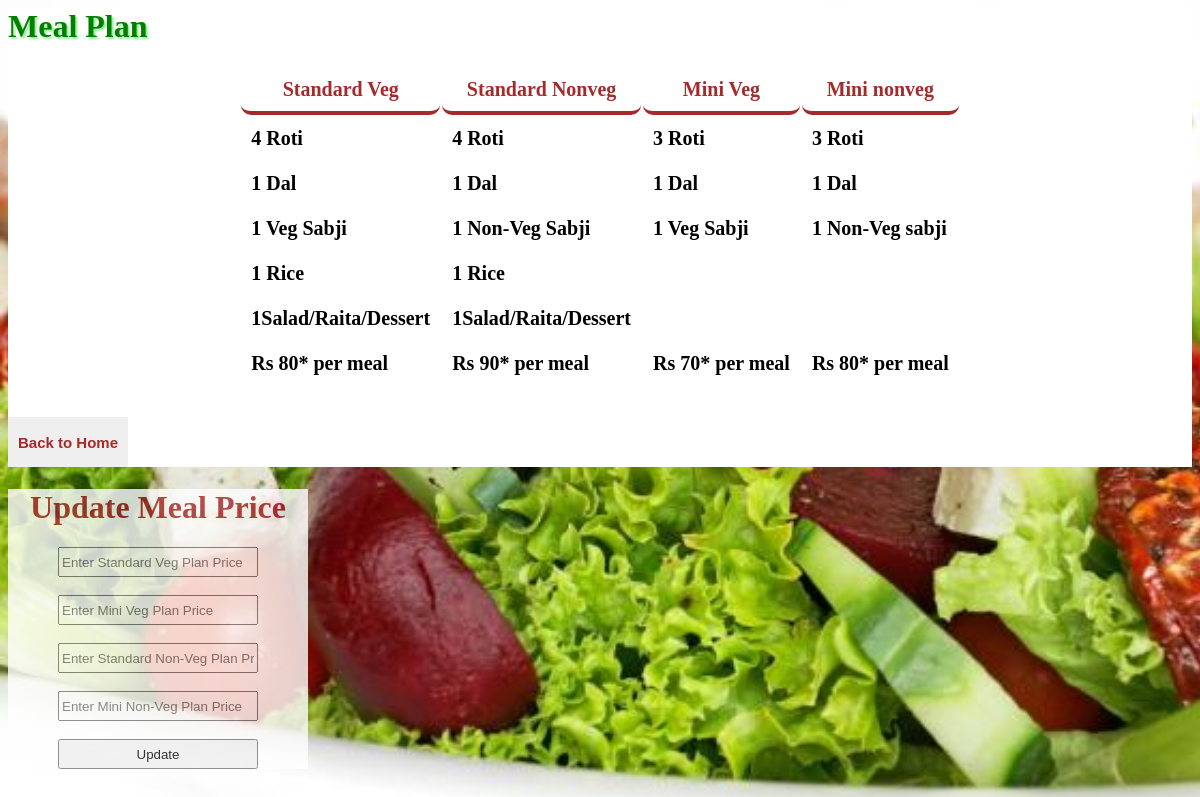
Page /adminZone/mealplan.php on the committed database.
### tables this page shows
CREATE TABLE IF NOT EXISTS `mealplan` (
  `id` int(10) DEFAULT NULL,
  `stndveg` varchar(20) DEFAULT NULL,
  `stndnonveg` varchar(20) DEFAULT NULL,
  `miniveg` varchar(20) DEFAULT NULL,
  `mininonveg` varchar(20) DEFAULT NULL
);

### adminZone/mealplan.php (the view, shortened to what this page needs)
<html>
    <head>
        <link href="../css/format.css" rel="stylesheet" type="text/css"/>
        <link rel="stylesheet" type="text/css" href="../css/update.css"/>
    </head>
    <body>
        <div class='feedback'>
        <h1>Meal Plan</h1>
        <table cellpadding='10'>
            <tr>
                <th>Standard Veg</th><th>Standard Nonveg</th><th>Mini Veg</th><th>Mini nonveg</th>
            </tr>
            <?php
            include_once'../processes/connection.php';
            $query="select * from mealplan";
            $result=mysqli_query($conn,$query);
            while($row=mysqli_fetch_array($result))
            {
            ?>
            <tr>
                <td><?php echo $row['stndveg'] ?></td><td><?php echo $row['stndnonveg'] ?></td><td><?php echo $row['miniveg'] ?></td><td><?php echo $row['mininonveg'] ?></td>
            </tr>
            <?php } ?>
        </table>
         <input type="button" value="Back to Home" style="width: 120px; height: 50px; margin-top: 30px; font-size: 15px; border: 0; cursor: pointer; color:brown; font-weight: bold;" onclick="location.href='adminhome.php'">
            </div>
            <div id="update">
                <form action="../processes/updateprice.php" method="post">
                    <h1>Update Meal Price</h1>
                    <input type="text" name="stndvegprice" placeholder="Enter Standard Veg Plan Price"><br/><br/>
                    <input type="text" name="minivegprice" placeholder="Enter Mini Veg Plan Price"><br/><br/>
                    <input type="text" name="stndnvegprice" placeholder="Enter Standard Non-Veg Plan Price"><br/><br/>
                    <input type="text" name="mininvegprice" placeholder="Enter Mini Non-Veg Plan Price"><br/><br/>
                    <input type="submit" name="Price" value="Update">
                </form>
            </div>
    </body>
</html>

### assets/css/format.css (style rules this page uses)
body { background-image: url('../images/back.jpg'); background-size: cover; }
.feedback { background-color: white; opacity: 0.8 text-align: center; //border:1px solid red; }
.feedback h1 { color: green; text-shadow: 2px 2px 2px lightgreen; }
table { //border:1px solid red; margin: 0px auto; }
table tr th { border-bottom: 4px solid brown; border-radius: 10px; color: brown; font-size: 20px; }
table tr td { font-size: 20px; HP Simplified; color: black; font-weight: bold; }

### assets/css/update.css (style rules this page uses)
#update { text-align: center; width: 300px; background-color: white; opacity: 0.8; }
#update form h1 { color: Brown; }
#update form input { width: 200px; height: 30px; }

### rows in the picture
mealplan: stndveg "4 Roti", stndnonveg "4 Roti", miniveg "3 Roti", mininonveg "3 Roti"
mealplan: stndveg "1 Dal", stndnonveg "1 Dal", miniveg "1 Dal", mininonveg "1 Dal"
mealplan: stndveg "1 Veg Sabji", stndnonveg "1 Non-Veg Sabji", miniveg "1 Veg Sabji", mininonveg "1 Non-Veg sabji"
mealplan: stndveg "1 Rice", stndnonveg "1 Rice"
mealplan: stndveg "1Salad/Raita/Dessert", stndnonveg "1Salad/Raita/Dessert"
mealplan: stndveg "Rs 80* per meal", stndnonveg "Rs 90* per meal", miniveg "Rs 70* per meal", mininonveg "Rs 80* per meal"
